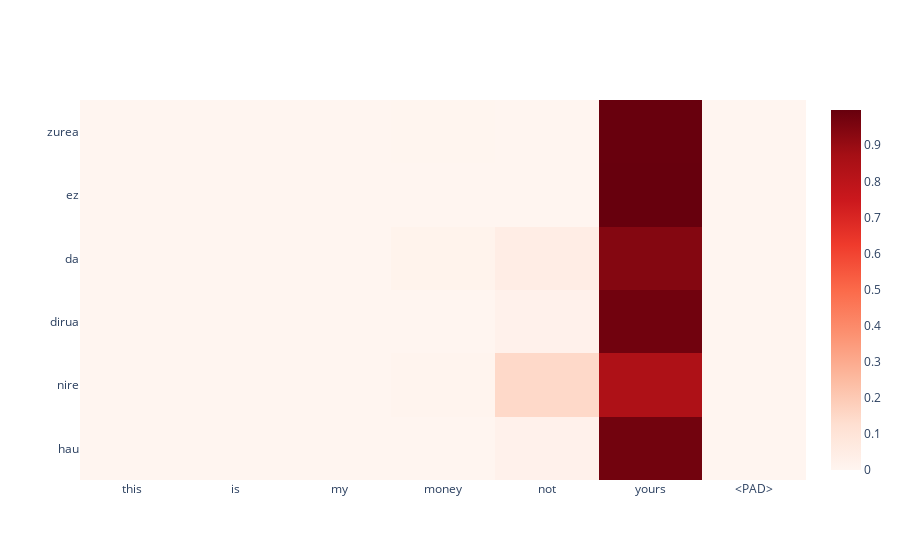

This figure's notebook cell:
### Markdown cell above
## Visualizing attention weights

### Code cell
import plotly
from plotly.offline import init_notebook_mode, iplot
plotly.offline.init_notebook_mode(connected=True)
import plotly.graph_objects as go


idx = -5
actual_seq = detokenize(hin[idx], tgt_lang.idx2word)
translation, att_wgts = predict_seq2seq(encoder, decoder, eng[idx], tgt_lang, max_length_tgt)

eng_sent = detokenize(eng[idx], inp_lang.idx2word)
print(f'English Sentence:      {eng_sent}')
print(f'Predicted Translation: {translation}')
print(f'Actual Translation:    {actual_seq}')


eng_tokens = eng_sent.strip().split(' ')
eng_tokens += ['<PAD>'] * (max_length_inp - len(eng_tokens))

trace = go.Heatmap(
    z=att_wgts,
    x= eng_tokens,
    y=translation.split(' '),
    colorscale='Reds'
)
iplot([trace])

### Figure 1 — Plotly figure (JSON) as saved in the notebook; plotly's stock layout.template omitted (floating-point values rounded to 4 significant figures)
{"data": [{"colorscale": [[0, "rgb(255,245,240)"], [0.125, "rgb(254,224,210)"], [0.25, "rgb(252,187,161)"], [0.375, "rgb(252,146,114)"], [0.5, "rgb(251,106,74)"], [0.625, "rgb(239,59,44)"], [0.75, "rgb(203,24,29)"], [0.875, "rgb(165,15,21)"], [1, "rgb(103,0,13)"]], "type": "heatmap", "x": ["this", "is", "my", "money", "not", "yours", "<PAD>", "<PAD>", "<PAD>", "<PAD>", "<PAD>", "<PAD>", "<PAD>", "<PAD>", "<PAD>", "<PAD>", "<PAD>", "<PAD>", "<PAD>", "<PAD>"], "y": ["hau", "nire", "dirua", "da", "ez", "zurea"], "z": [[6.042e-05, 0.0002056, 0.0002895, 0.001065, 0.02237, 0.976, 0, 0, 0, 0, 0, 0, 0, 0, 0, 0, 0, 0, 0, 0], [0.0004672, 0.0003665, 0.001144, 0.00804, 0.1467, 0.8433, 0, 0, 0, 0, 0, 0, 0, 0, 0, 0, 0, 0, 0, 0], [5.491e-10, 6.586e-09, 1.437e-07, 0.0001617, 0.02204, 0.9778, 0, 0, 0, 0, 0, 0, 0, 0, 0, 0, 0, 0, 0, 0], [3.205e-05, 0.0001832, 0.0001884, 0.01473, 0.04588, 0.939, 0, 0, 0, 0, 0, 0, 0, 0, 0, 0, 0, 0, 0, 0], [2.216e-07, 1.457e-05, 7.259e-06, 0.0004973, 0.00184, 0.9976, 0, 0, 0, 0, 0, 0, 0, 0, 0, 0, 0, 0, 0, 0], [2.124e-05, 0.0001277, 0.0001035, 0.002297, 0.001464, 0.996, 0, 0, 0, 0, 0, 0, 0, 0, 0, 0, 0, 0, 0, 0]]}], "layout": {}}
